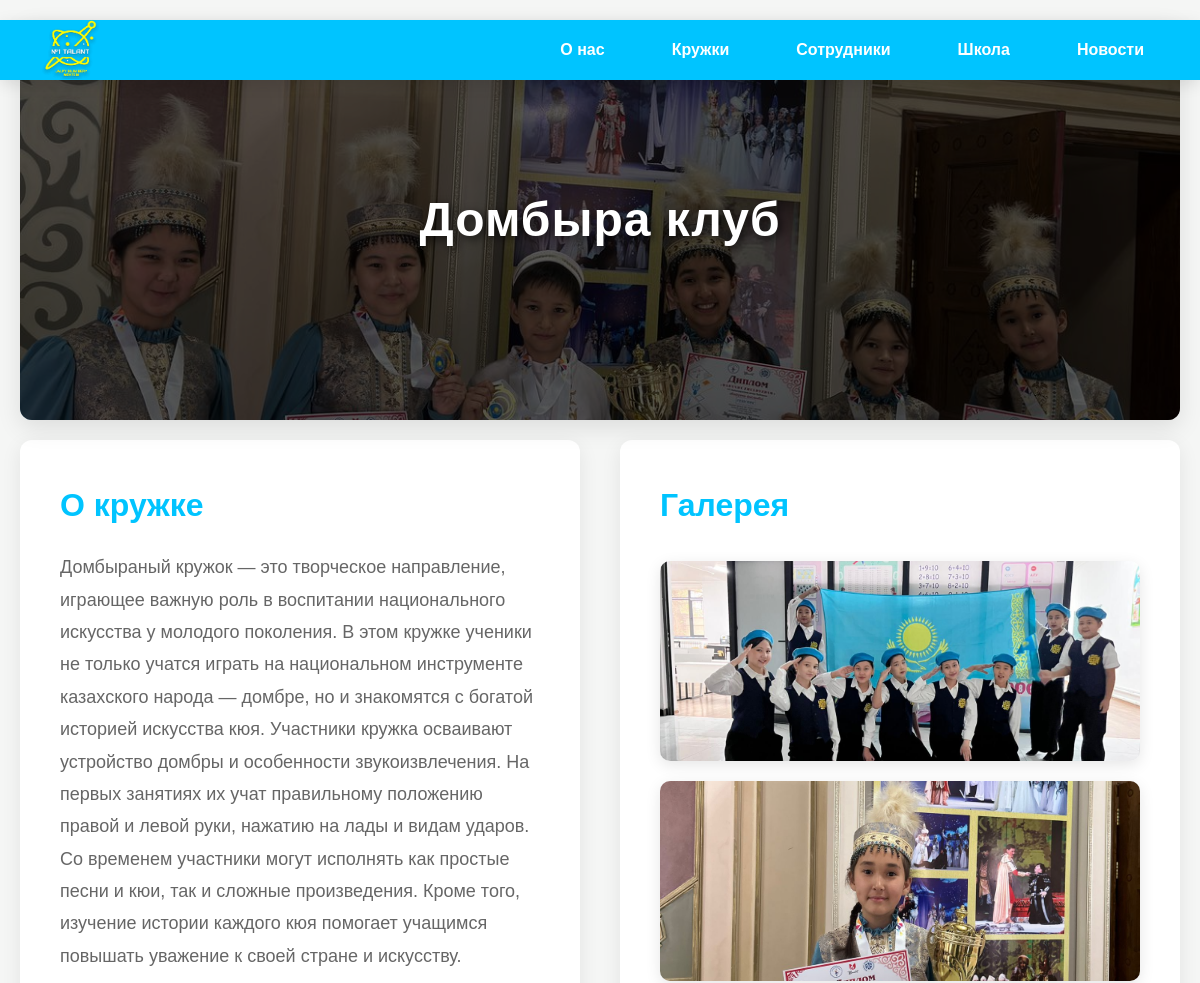
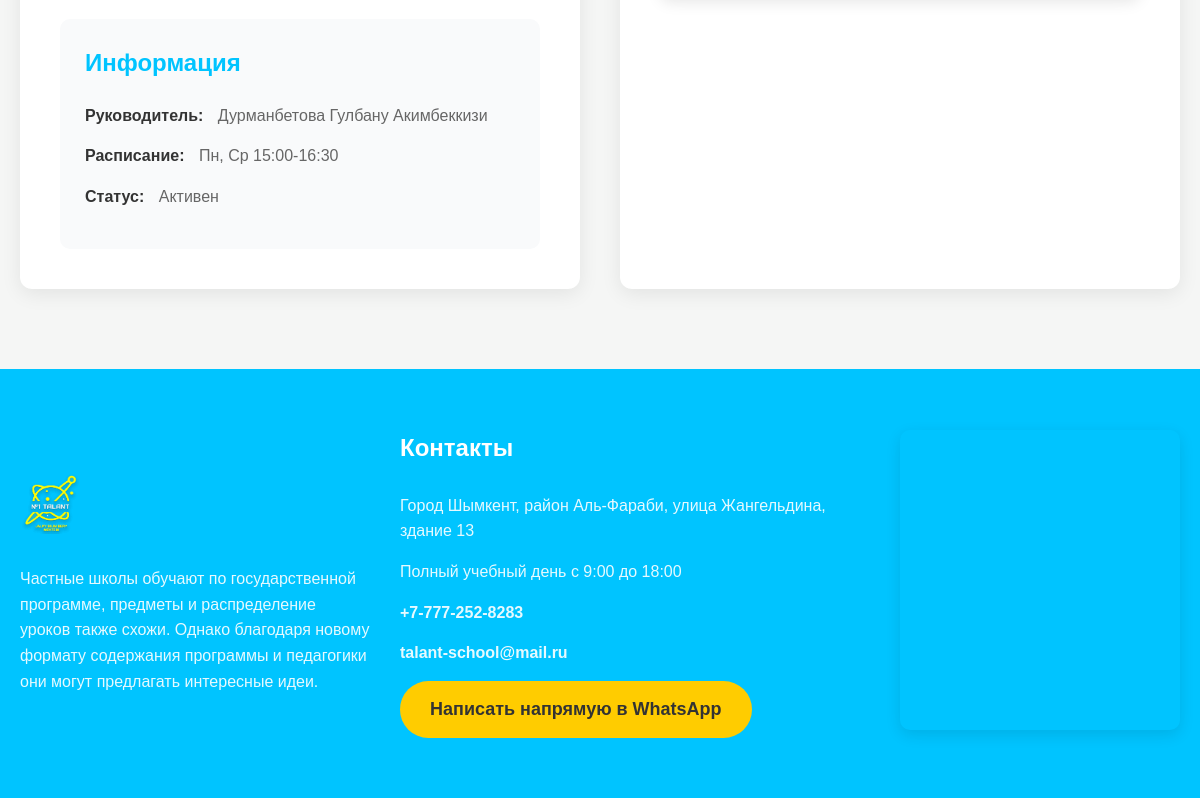
Page /club/4/ on the committed database (2 pictures, top to bottom).
### talant_app/models.py (models this page shows, shortened)
class Club(models.Model):
    name = models.CharField(max_length=100, verbose_name="Название клуба")
    description = models.TextField(verbose_name="Описание")
    image = models.ImageField(upload_to='clubs/', verbose_name="Основное изображение")
    leader = models.CharField(max_length=100, verbose_name="Руководитель")
    schedule = models.CharField(max_length=200, verbose_name="Расписание", help_text="Например: Пн, Ср 15:00-16:30")
    is_active = models.BooleanField(default=True, verbose_name="Активен")
    class Meta:
        verbose_name = "Клуб"
        verbose_name_plural = "Клубы"

class ClubImage(models.Model):
    image = models.ImageField(upload_to='club_gallery/', verbose_name="Изображение")
    club = models.ForeignKey(Club, on_delete=models.CASCADE, related_name='images')
    class Meta:
        verbose_name = "Изображение клуба"
        verbose_name_plural = "Изображения клуба"

### talant_app/views.py (the view)
# urls.py: path('club/<int:club_id>/', views.club_detail, name='club_detail'),
def club_detail(request, club_id):
    club = get_object_or_404(Club, id=club_id)
    context = {
        'club': club,
    }
    return render(request, 'club.html', context)

### talant_app/templates/club.html (shortened to what this page needs)
{% load static %}
<!DOCTYPE html>
<html lang="ru">
<head>
    <link rel="stylesheet" href="{% static 'css/style.css' %}" />
</head>
<body>
   <header class="header">
      <div class="logo">
       <a href="{% url 'home'%}">
         <img
          class="log"
          src="{% static 'imgs/Талант копия.png'%}"
          style="width: 60px"
          alt=""
        />
       </a>
      </div>
      <nav class="nav" id="nav-menu">
        <a href="#about">О нас</a>
        <a href="#uyrme">Кружки</a>
        <a href="#qyzmetker">Сотрудники</a>
        <a href="{% url 'accreditation'%}">Школа</a>
        <a href="#news">Новости</a>
    </nav>
    </header>
    <section class="club-detail">
        <div class="club-hero" style="background-image: url('{{ club.image.url }}');">
            <div class="hero-overlay">
                <h1>{{ club.name }}</h1>
            </div>
        </div>
        <div class="club-content">
            <div class="club-description">
                <h2>О кружке</h2>
                <p class="club-desc">{{ club.description }}</p>
                <div class="club-info">
                    <h3>Информация</h3>
                    <ul>
                        <li><strong>Руководитель:</strong> {{ club.leader }}</li>
                        <li><strong>Расписание:</strong> {{ club.schedule }}</li>
                        <li><strong>Статус:</strong> {% if club.is_active %}Активен{% else %}Неактивен{% endif %}</li>
                    </ul>
                </div>
            </div>
            <div class="club-gallery">
                <h2>Галерея</h2>
                <div class="gallery-grid">
                  {% for image in club.images.all %}
                        <img src="{{ image.image.url }}" alt="Фото клуба" class="gallery-image" />
                    {% empty %}
                        <p class="empty-gallery">Галерея пока пуста</p>
                    {% endfor %}
                </div>
            </div>
        </div>
    </section>
     <footer>
      <div class="containerf">
        <div class="footer-left">
          <img
            src="{% static 'imgs/Талант копия.png'%}"
            alt="High School of Saryagash"
            class="logo"
          />
          <p>
            Частные школы обучают по государственной программе, предметы и распределение уроков также схожи. Однако благодаря новому формату содержания программы и педагогики они могут предлагать интересные идеи.
          </p>
        </div>
        <div class="footer-center">
          <h3>Контакты</h3>
          <p>
           Город Шымкент, район Аль-Фараби, улица Жангельдина, здание 13
          </p>
          <p>Полный учебный день с 9:00 до 18:00</p>
          <p><a href="tel:+77772528283" class="phone">+7-777-252-8283</a></p>
          <p>
            <a href="mailto:highschool.ofsaryagash.18@mail.ru" class="email"
              >talant-school@mail.ru</a
            >
          </p>
          <div class="social-icons">
            <a class="btn" href="https://wa.me/87478707743">Написать напрямую в WhatsApp</a>
          </div>
        </div>
        <div class="footer-right">
          <iframe
            src="https://www.google.com/maps/embed?pb=!1m18!1m12!1m3!1d2950.540106352667!2d69.58194711087846!3d42.309677571077586!2m3!1f0!2f0!3f0!3m2!1i1024!2i768!4f13.1!3m3!1m2!1s0x38a91fd162714e83%3A0x75fbbb9a62012d36!2s%E2%84%961%20Talant%20mektep!5e0!3m2!1sru!2skz!4v1741972674462!5m2!1sru!2skz"
            width="600"
            height="450"
            style="border: 0"
            allowfullscreen=""
            loading="lazy"
          ></iframe>
        </div>
      </div>
    </footer>
</body>
</html>

### talant_app/static/css/style.css (style rules this page uses)
* { margin: 0; padding: 0; box-sizing: border-box; }
body { font-family: 'Arial', sans-serif; line-height: 1.6; background-color: #f5f6f5; color: #333; }
.header { display: flex; justify-content: space-between; align-items: center; padding: 10px 40px; background-color: #00c4ff; color: #fff; box-shadow: 0 4px 15px rgba(0, 0, 0, 0.1); z-index: 1000; height: 60px; position: fixed; width: 100%; }
.logo { font-size: 28px; font-weight: 700; text-transform: uppercase; letter-spacing: 1px; }
.nav { display: flex; gap: 35px; }
.nav a { color: #fff; text-decoration: none; font-size: 16px; font-weight: 600; padding: 8px 16px; border-radius: 5px; transition: all 0.3s ease; }
.btn { display: inline-block; background: #ffcc00; color: #333; padding: 14px 30px; text-decoration: none; border-radius: 30px; font-size: 18px; font-weight: 600; transition: all 0.3s ease; }
footer { background: #00c4ff; padding: 60px 20px; color: #fff; }
.containerf { display: flex; justify-content: space-between; align-items: center; max-width: 1300px; margin: 0 auto; gap: 30px; }
.footer-left { max-width: 350px; }
.footer-left .logo { width: 60px; margin-bottom: 25px; }
.footer-left p { font-size: 16px; color: #fff; opacity: 0.9; }
.footer-center h3 { font-size: 24px; margin-bottom: 25px; color: #fff; }
.footer-center p { font-size: 16px; margin-bottom: 15px; opacity: 0.9; }
.phone, .email { color: #fff; font-weight: 600; text-decoration: none; transition: all 0.3s ease; }
.footer-right iframe { width: 100%; height: 300px; border-radius: 10px; border: none; box-shadow: 0 5px 15px rgba(0, 0, 0, 0.1); }
.club-info { margin-top: 30px; padding: 20px; background: #f5f6f5; border-radius: 8px; }
.club-info h3 { font-size: 24px; color: #00c4ff; margin-bottom: 20px; }
.club-detail { padding: 0 20px; background: #f5f6f5; }
.club-hero { height: 50vh; background-size: cover; background-position: center; position: relative; display: flex; align-items: center; justify-content: center; border-radius: 12px; overflow: hidden; margin: 20px 0; box-shadow: 0 8px 25px rgba(0, 0, 0, 0.1); }
.hero-overlay { background: rgba(0, 0, 0, 0.65); width: 100%; height: 100%; display: flex; align-items: center; justify-content: center; transition: background 0.3s ease; }
.hero-overlay h1 { color: #fff; font-size: 48px; font-weight: 700; text-shadow: 3px 3px 10px rgba(0, 0, 0, 0.7); text-align: center; padding: 0 20px; letter-spacing: 1px; }
.club-content { max-width: 1200px; margin: 0 auto 80px; display: grid; grid-template-columns: 1fr 1fr; gap: 40px; }
.club-description { background: #fff; padding: 40px; border-radius: 12px; box-shadow: 0 5px 20px rgba(0, 0, 0, 0.08); }
.club-description h2 { font-size: 32px; color: #00c4ff; margin-bottom: 20px; font-weight: 700; }
.club-desc { font-size: 18px; color: #666; line-height: 1.8; margin-bottom: 30px; }
.club-info { background: #f9fafb; padding: 25px; border-radius: 10px; margin-top: 30px; }
.club-info h3 { font-size: 24px; color: #00c4ff; margin-bottom: 20px; font-weight: 600; }
.club-info ul { list-style: none; padding: 0; }
.club-info li { font-size: 16px; color: #666; margin-bottom: 15px; line-height: 1.6; }
.club-info li strong { color: #333; font-weight: 600; margin-right: 10px; }
.club-gallery { background: #fff; padding: 40px; border-radius: 12px; box-shadow: 0 5px 20px rgba(0, 0, 0, 0.08); }
.club-gallery h2 { font-size: 32px; color: #00c4ff; margin-bottom: 30px; font-weight: 700; }
.gallery-grid { display: grid; grid-template-columns: repeat(auto-fit, minmax(250px, 1fr)); gap: 20px; }
.gallery-image { width: 100%; height: 200px; object-fit: cover; border-radius: 10px; transition: all 0.3s ease; box-shadow: 0 4px 15px rgba(0, 0, 0, 0.1); }
.log { padding-top: 10px; }

### rows in the picture
Club: image (picture), name "Домбыра клуб", description "Домбыраный кружок — это творческое направление, играющее важную роль в воспитании национального искусства у молодого поколения. В этом кружке ученики не только учатся играть на национальном инструменте казахского народа — домбре, но и знакомятся с богатой историей искусства кюя. Участники кружка осваивают устройство домбры и особенности звукоизвлечения. На первых занятиях их учат правильному положению правой и левой руки, нажатию на лады и видам ударов. Со временем участники могут исполнять как простые песни и кюи, так и сложные произведения. Кроме того, изучение истории каждого кюя помогает учащимся повышать уважение к своей стране и искусству.", leader "Дурманбетова Гулбану Акимбеккизи", schedule "Пн, Ср 15:00-16:30"
ClubImage: image (picture)
ClubImage: image (picture)
